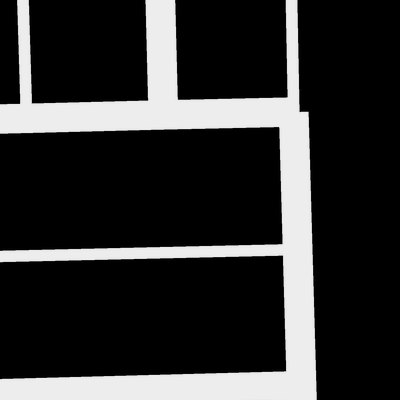
#> input picture cil-road-segmentation-2019/training/groundtruth/satImage_005.png, 400 x 400 px, given in place of satImage_001.png, which was not available
$ python canny.py
#> lines starting #> are read from the running program, lines starting #| are printed output that depends on the picture; after the words box and inside, x2 and y2 are one past the last pixel; in counts of white or black regions, pixels touching at a corner belong together; pictures that were not available may be replaced by others from this repository, and a replacement may not be noted
import cv2


for i in range(1, 101):
	bw = cv2.imread("../../data/training/training/groundtruth/satImage_%03d.png" % i)[:, :, 0]
#> bw: shape (400, 400); min 0, max 237, mean 48.5
	_, bw2 = cv2.threshold(bw, 10, 255, cv2.THRESH_BINARY)
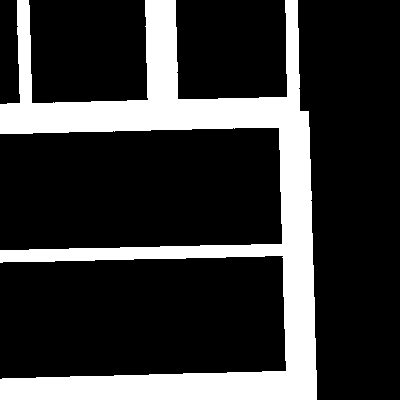
#> bw2: shape (400, 400); 21.3% white; 1 white region, box (x1, y1, x2, y2) and area: (0, 0, 317, 400) 34119
	bw2 = cv2.Canny(bw2, 100, 200)
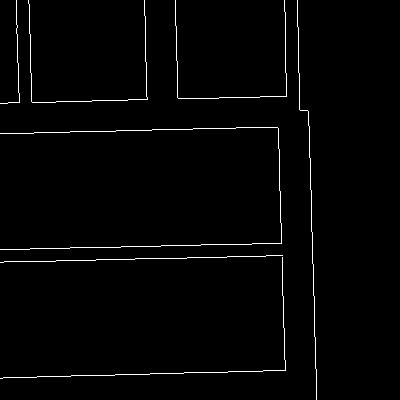
#> bw2: shape (400, 400); 1.6% white in thin lines or dots, all inside (x1, y1, x2, y2) = (0, 0, 317, 400)
	cv2.imwrite("edges/atImage_%03d.png" % i, bw2)
#> pass 2 of the loop `for i in range(1, 101):`:
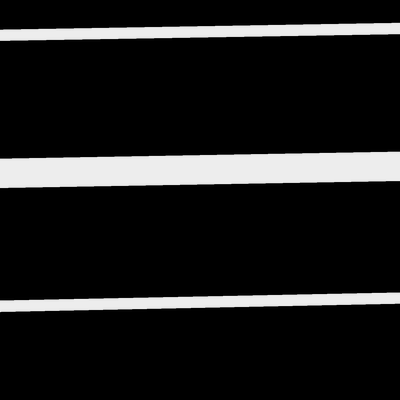
#> input picture cil-road-segmentation-2019/training/groundtruth/satImage_018.png, 400 x 400 px, given in place of satImage_002.png, which was not available
#> `_, bw2 = cv2.threshold(bw, 10, 255, cv2.THRESH_BINARY)`:
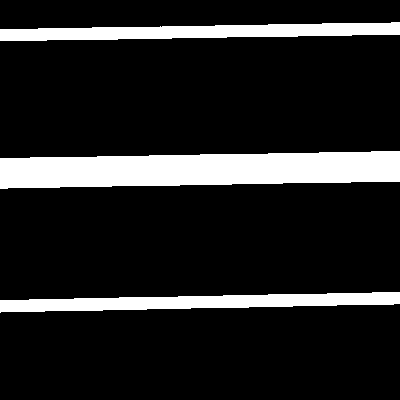
#> bw2: shape (400, 400); 13.8% white; 3 white regions, box (x1, y1, x2, y2) and area: (0, 151, 400, 189) 12192, (0, 292, 400, 313) 4970, (0, 22, 400, 41) 4927
#> `bw2 = cv2.Canny(bw2, 100, 200)`:
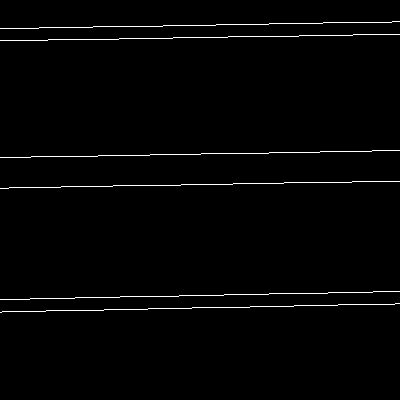
#> bw2: shape (400, 400); 1.5% white in thin lines or dots, all inside (x1, y1, x2, y2) = (0, 21, 400, 313)
#> (the run stopped early here; a loop or call above may not have finished)
